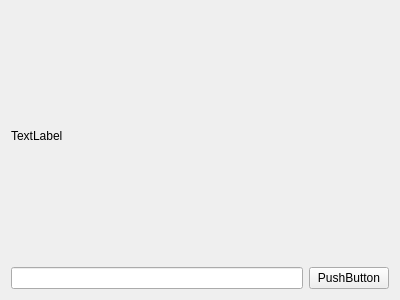
<?xml version="1.0" encoding="UTF-8"?>
<ui version="4.0">
 <class>Widget</class>
 <widget class="QWidget" name="Widget">
  <property name="geometry">
   <rect>
    <x>0</x>
    <y>0</y>
    <width>400</width>
    <height>300</height>
   </rect>
  </property>
  <property name="windowTitle">
   <string>Widget</string>
  </property>
  <layout class="QVBoxLayout" name="verticalLayout">
   <item>
    <widget class="QLabel" name="label">
     <property name="text">
      <string>TextLabel</string>
     </property>
    </widget>
   </item>
   <item>
    <layout class="QHBoxLayout" name="horizontalLayout">
     <item>
      <widget class="QLineEdit" name="lineEdit"/>
     </item>
     <item>
      <widget class="QPushButton" name="pushButton">
       <property name="text">
        <string>PushButton</string>
       </property>
      </widget>
     </item>
    </layout>
   </item>
  </layout>
 </widget>
 <layoutdefault spacing="6" margin="11"/>
 <resources/>
 <connections/>
</ui>
